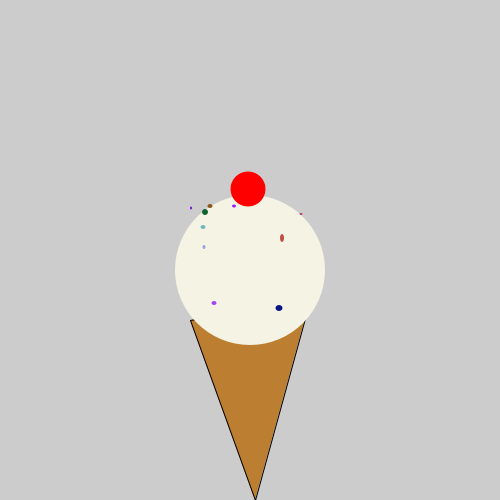
Frame 1 (no input)
Frame 60 (the mouse pressed at the canvas centre just before this capture): identical to frame 1, image omitted
Frame 120 (the mouse held since frame 60 and released just before this capture): identical to frame 1, image omitted

The Processing sketch that drew this single still picture (run headless with seeded random() and noise(); from frame 60 on, the mouse is pressed at the canvas centre):

// Processing sketch: ice_cream_shop
// ── ice_cream_shop.pde
/*** When you are done, this program will draw an ice cream cone with 
     scoops of ice cream, sprinkles, and a cherry on top.
***/

void setup(){

     size(500,500);
     
     // Call the makeIceCreamCone() method below to draw the cone for your ice cream
      makeIceCreamCone();
     // Use the addScoop method below to add as many scoops of ice cream as you want
     // Choose a different flavor for each scoop
      addScoop("vanilla");
     // Use the method provided to add some sprinkles to your ice cream
      addSprinkle(10);
     // Write code to add a cherry to the top of your ice cream. Hint: ellipse
      fill(255,0,0);
      ellipse(248,189,35,35);
      
}
void draw(){


}
/***********  These are methods for you to use. DON'T CHANGE CODE BELOW THIS LINE !!!   *****************/

//Icecream recipe
int SCOOPSIZE = 150;
int scoops = 0;
int coneY = 320;


void makeIceCreamCone(){
     //noStroke();
     fill(188,126,49);
     triangle(190,320,310,300,255,500);
}


void addScoop(String flavor){
     noStroke();
     if(flavor.equalsIgnoreCase("chocolate")){
         fill(116,71,16);
     }
     else if(flavor.equalsIgnoreCase("Strawberry")){
         fill( 232 ,144,129);
     }
     else if(flavor.equalsIgnoreCase("Vanilla")){
         fill(245, 243, 227);
     } else{
         println("ERROR: We don't have the flavor "+ flavor); 
         return;
     }
     ellipse(width/2,coneY - 50 - (SCOOPSIZE*scoops)/2,SCOOPSIZE,SCOOPSIZE);
     scoops++;
}


void addSprinkle(int numberOfSprinkles){
    for(int i = 0; i < numberOfSprinkles; i++){
         fill(random(256),random(256),random(256));
         int minX = width/2-SCOOPSIZE/2 + 10;
         int maxX = SCOOPSIZE/3 +width/2 +10;
         int minY = coneY-((SCOOPSIZE)*scoops)/2-40;
         int maxY = coneY;
         int sprinkleAreaX = (int)random(minX, maxX);
         int sprinkleAreaY = (int)random(minY, maxY);
         int sprinkleWidth = (int)random(2,9);
         int sprinkleHeight = (int)random(2,9);
         ellipse(sprinkleAreaX,sprinkleAreaY,sprinkleHeight,sprinkleWidth);
     }
}
